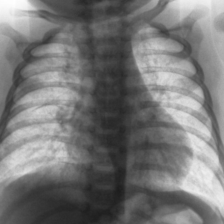
#> input picture Project 4/data - Copy/Train/im100_positive.png, 224 x 224 px; its folder holds 4 pictures in this run
$ jupyter execute --allow-errors Part1.ipynb
#> lines starting #> are read from the running program, lines starting #| are printed output that depends on the picture
[cell 1]
import os
import numpy as np
from PIL import Image

def load_dataset(folder_path):
#> called with folder_path = 'data - Copy/Train'
    X = []
    y = []
    #threshold=0.7
    for fname in os.listdir(folder_path):
        if fname.endswith('.png') or fname.endswith('.jpg'):
            path = os.path.join(folder_path, fname)
            img = Image.open(path).convert('L')
#> img is the input picture: PIL image 224x224 L; min 28, max 255, mean 118.6
            img_array = np.array(img).flatten() / 255.0

            # Inversion correction
            #if np.mean(img_array) > threshold:
            #    img_array = 1.0 - img_array

            X.append(img_array)
            y.append(1 if 'positive' in fname.lower() else 0)

    return np.array(X), np.array(y)

# Paths
train_path = 'data - Copy/Train'
test_path = 'data - Copy/Test'

X_train, y_train = load_dataset(train_path)
#> (the rest of this cell did not finish here and is left out)


[cell 2]
from sklearn.linear_model import LogisticRegression
from sklearn.metrics import accuracy_score

# Try different λ values: λ = 0.01 → C = 100, etc.
lambdas = [0.001, 0.01, 0.1, 1, 10, 100]
results = []

#> (the rest of this cell did not finish here and is left out)

[cell 3]
import matplotlib.pyplot as plt

# Pick the best performing model
#> (the rest of this cell did not finish here and is left out)

[cell 4]
from sklearn.metrics import accuracy_score, classification_report

# Predict labels for the test set
#> (the rest of this cell did not finish here and is left out)

[cell 5]
import matplotlib.pyplot as plt

# Reshape each image to 224×224 before stacking
X_train_images = X_train.reshape(-1, 224, 224)

# Compute pixel-wise mean image
mean_image = np.mean(X_train_images, axis=0)
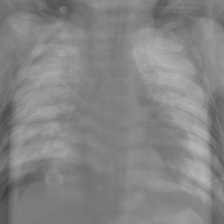
#> mean_image: shape (224, 224) float64; min 0.247, max 0.718, mean 0.521

# Visualize it
plt.imshow(mean_image, cmap='Blues')
#> (the rest of this cell did not finish here and is left out)
